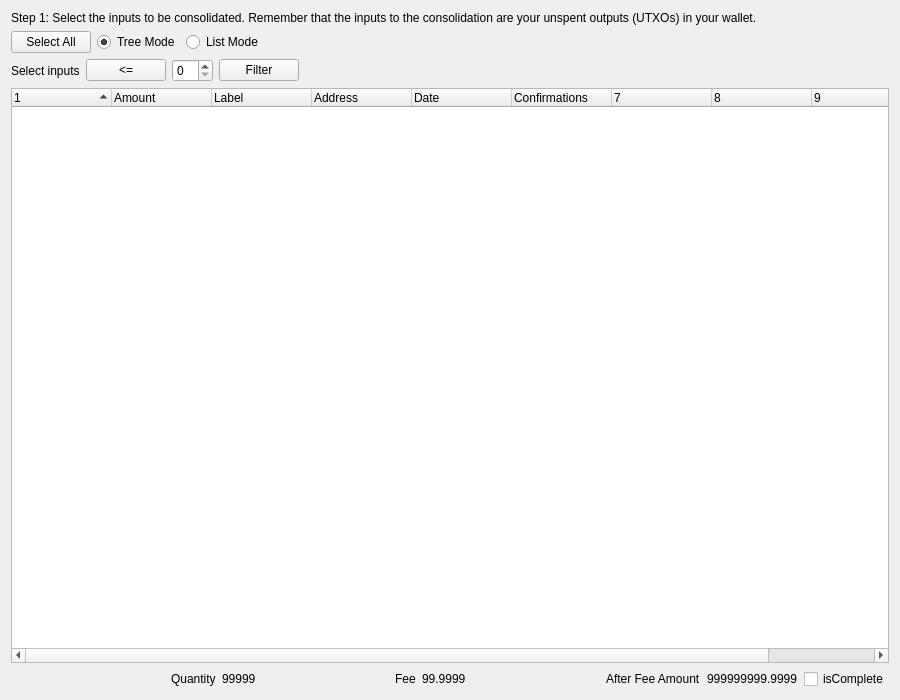
<?xml version="1.0" encoding="UTF-8"?>
<ui version="4.0">
 <class>ConsolidateUnspentWizardSelectInputsPage</class>
 <widget class="QWizardPage" name="ConsolidateUnspentWizardSelectInputsPage">
  <property name="geometry">
   <rect>
    <x>0</x>
    <y>0</y>
    <width>900</width>
    <height>700</height>
   </rect>
  </property>
  <property name="sizePolicy">
   <sizepolicy hsizetype="Expanding" vsizetype="Expanding">
    <horstretch>0</horstretch>
    <verstretch>0</verstretch>
   </sizepolicy>
  </property>
  <property name="windowTitle">
   <string>WizardPage</string>
  </property>
  <layout class="QVBoxLayout" name="verticalLayout_2">
   <item>
    <layout class="QVBoxLayout" name="verticalLayout">
     <item>
      <layout class="QHBoxLayout" name="instructionsHorizontalLayout">
       <item>
        <widget class="QLabel" name="selectInputsIntroLabel">
         <property name="sizePolicy">
          <sizepolicy hsizetype="Preferred" vsizetype="Preferred">
           <horstretch>0</horstretch>
           <verstretch>0</verstretch>
          </sizepolicy>
         </property>
         <property name="text">
          <string>Step 1: Select the inputs to be consolidated. Remember that the inputs to the consolidation are your unspent outputs (UTXOs) in your wallet.</string>
         </property>
         <property name="wordWrap">
          <bool>true</bool>
         </property>
        </widget>
       </item>
      </layout>
     </item>
     <item>
      <layout class="QHBoxLayout" name="treeHorizontalLayout">
       <item>
        <widget class="QPushButton" name="selectAllPushButton">
         <property name="text">
          <string>Select All</string>
         </property>
        </widget>
       </item>
       <item>
        <widget class="QRadioButton" name="treeModeRadioButton">
         <property name="text">
          <string>Tree Mode</string>
         </property>
         <property name="checked">
          <bool>true</bool>
         </property>
        </widget>
       </item>
       <item>
        <widget class="QRadioButton" name="listModeRadioButton">
         <property name="text">
          <string>List Mode</string>
         </property>
         <property name="checked">
          <bool>false</bool>
         </property>
        </widget>
       </item>
       <item>
        <spacer name="treehorizontalSpacer">
         <property name="orientation">
          <enum>Qt::Horizontal</enum>
         </property>
         <property name="sizeHint" stdset="0">
          <size>
           <width>40</width>
           <height>20</height>
          </size>
         </property>
        </spacer>
       </item>
      </layout>
     </item>
     <item>
      <layout class="QHBoxLayout" name="filterHorizontalLayout">
       <item>
        <widget class="QLabel" name="filterLabel">
         <property name="text">
          <string>Select inputs</string>
         </property>
        </widget>
       </item>
       <item>
        <widget class="QPushButton" name="filterModePushButton">
         <property name="toolTip">
          <string/>
         </property>
         <property name="text">
          <string>&lt;=</string>
         </property>
        </widget>
       </item>
       <item>
        <widget class="BitcoinAmountField" name="maxMinOutputValue">
         <property name="sizePolicy">
          <sizepolicy hsizetype="Maximum" vsizetype="Fixed">
           <horstretch>0</horstretch>
           <verstretch>0</verstretch>
          </sizepolicy>
         </property>
         <property name="minimumSize">
          <size>
           <width>0</width>
           <height>0</height>
          </size>
         </property>
        </widget>
       </item>
       <item>
        <widget class="QPushButton" name="filterPushButton">
         <property name="toolTip">
          <string>Filters the already selected inputs.</string>
         </property>
         <property name="text">
          <string>Filter</string>
         </property>
        </widget>
       </item>
       <item>
        <spacer name="filterHorizontalSpacer">
         <property name="orientation">
          <enum>Qt::Horizontal</enum>
         </property>
         <property name="sizeHint" stdset="0">
          <size>
           <width>40</width>
           <height>20</height>
          </size>
         </property>
        </spacer>
       </item>
      </layout>
     </item>
     <item>
      <widget class="CoinControlTreeWidget" name="treeWidget">
       <property name="contextMenuPolicy">
        <enum>Qt::CustomContextMenu</enum>
       </property>
       <property name="sortingEnabled">
        <bool>false</bool>
       </property>
       <property name="columnCount">
        <number>10</number>
       </property>
       <attribute name="headerShowSortIndicator" stdset="0">
        <bool>true</bool>
       </attribute>
       <attribute name="headerStretchLastSection">
        <bool>false</bool>
       </attribute>
       <column>
        <property name="text">
         <string/>
        </property>
       </column>
       <column>
        <property name="text">
         <string>Amount</string>
        </property>
       </column>
       <column>
        <property name="text">
         <string>Label</string>
        </property>
       </column>
       <column>
        <property name="text">
         <string>Address</string>
        </property>
       </column>
       <column>
        <property name="text">
         <string>Date</string>
        </property>
       </column>
       <column>
        <property name="text">
         <string>Confirmations</string>
        </property>
        <property name="toolTip">
         <string>Confirmed</string>
        </property>
       </column>
       <column>
        <property name="text">
         <string/>
        </property>
       </column>
       <column>
        <property name="text">
         <string/>
        </property>
       </column>
       <column>
        <property name="text">
         <string/>
        </property>
       </column>
       <column>
        <property name="text">
         <string/>
        </property>
       </column>
      </widget>
     </item>
     <item>
      <layout class="QHBoxLayout" name="summaryHorizontalLayout">
       <item>
        <widget class="QLabel" name="outputLimitWarningIconLabel">
         <property name="text">
          <string/>
         </property>
         <property name="pixmap">
          <pixmap resource="../bitcoin.qrc">:/icons/warning</pixmap>
         </property>
         <property name="scaledContents">
          <bool>true</bool>
         </property>
        </widget>
       </item>
       <item>
        <widget class="QLabel" name="outputLimitStopIconLabel">
         <property name="maximumSize">
          <size>
           <width>64</width>
           <height>64</height>
          </size>
         </property>
         <property name="text">
          <string/>
         </property>
         <property name="pixmap">
          <pixmap resource="../bitcoin.qrc">:/icons/white_and_red_x</pixmap>
         </property>
         <property name="scaledContents">
          <bool>true</bool>
         </property>
        </widget>
       </item>
       <item>
        <spacer name="summaryHorizontalSpacer_1">
         <property name="orientation">
          <enum>Qt::Horizontal</enum>
         </property>
         <property name="sizeHint" stdset="0">
          <size>
           <width>40</width>
           <height>20</height>
          </size>
         </property>
        </spacer>
       </item>
       <item>
        <widget class="QLabel" name="quantityTextLabel">
         <property name="text">
          <string>Quantity</string>
         </property>
        </widget>
       </item>
       <item>
        <widget class="QLabel" name="quantityLabel">
         <property name="text">
          <string>99999</string>
         </property>
        </widget>
       </item>
       <item>
        <spacer name="summaryHorizontalSpacer_2">
         <property name="orientation">
          <enum>Qt::Horizontal</enum>
         </property>
         <property name="sizeHint" stdset="0">
          <size>
           <width>40</width>
           <height>20</height>
          </size>
         </property>
        </spacer>
       </item>
       <item>
        <widget class="QLabel" name="feeTextLabel">
         <property name="text">
          <string>Fee</string>
         </property>
        </widget>
       </item>
       <item>
        <widget class="QLabel" name="feeLabel">
         <property name="text">
          <string>99.9999</string>
         </property>
        </widget>
       </item>
       <item>
        <spacer name="summaryHorizontalSpacer_3">
         <property name="orientation">
          <enum>Qt::Horizontal</enum>
         </property>
         <property name="sizeHint" stdset="0">
          <size>
           <width>40</width>
           <height>20</height>
          </size>
         </property>
        </spacer>
       </item>
       <item>
        <widget class="QLabel" name="afterFeeTextLabel">
         <property name="text">
          <string>After Fee Amount</string>
         </property>
        </widget>
       </item>
       <item>
        <widget class="QLabel" name="afterFeeLabel">
         <property name="text">
          <string>999999999.9999</string>
         </property>
        </widget>
       </item>
       <item>
        <widget class="QCheckBox" name="isCompleteCheckBox">
         <property name="text">
          <string>isComplete</string>
         </property>
        </widget>
       </item>
      </layout>
     </item>
    </layout>
   </item>
  </layout>
 </widget>
 <customwidgets>
  <customwidget>
   <class>CoinControlTreeWidget</class>
   <extends>QTreeWidget</extends>
   <header>coincontroltreewidget.h</header>
  </customwidget>
  <customwidget>
   <class>BitcoinAmountField</class>
   <extends>QSpinBox</extends>
   <header>bitcoinamountfield.h</header>
   <container>1</container>
  </customwidget>
 </customwidgets>
 <resources>
  <include location="../bitcoin.qrc"/>
 </resources>
 <connections/>
</ui>
